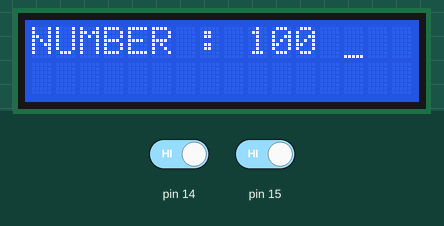
Recording of a sketch running on a simulated Arduino Uno, built with avr-gcc and run on an emulated ATmega328P. On the bench: 16×2 character LCD. The inputs (shaded band) are chosen by the test bench; at power-on: pin 14 HIGH, pin 15 HIGH.

Above: at 1.2 s.
1.3 s: pin 14 driven LOW
At 1.48 s:
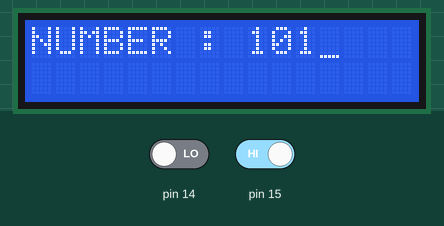
2.8 s: pin 15 driven LOW
At 3.08 s:
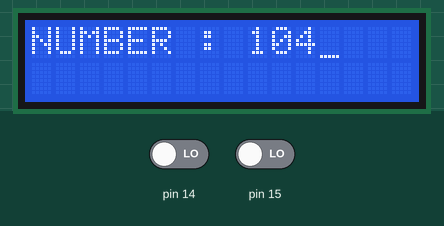
5.8 s: pin 14 driven HIGH
At 7.1 s:
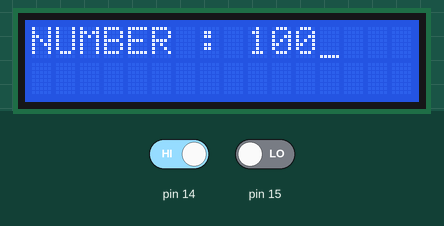
Timing chart, 0 to 8.8 s (numbered marks = the images above; inputs shaded):
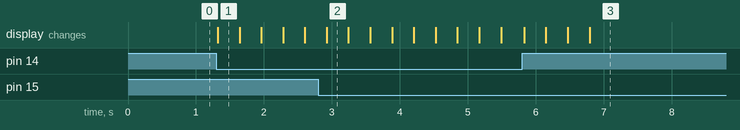

Measured:
- after the input at 1.3 s, the display: changes at once (image 1)
- after the input at 5.8 s, the display: first changes at once (image 3 shows a later state)

The sketch:

LiquidCrystal___NUM_.ino
```cpp
#include<LiquidCrystal.h>
int rs = 2;
int e = 3 ;
LiquidCrystal lcd(rs,e,8,9,10,11);
void setup() {


  Serial.begin(9600);
  lcd.begin(16,2);
  lcd.cursor();
  pinMode(14,INPUT);
  pinMode(15,INPUT);
 lcd.print("NUMBER : 100 ");

}
int NUMBER = 100;
void loop() {

  if(digitalRead(14) == 0){
    delay(20);
      if(digitalRead(14) == 0){
      NUMBER++;
     if(NUMBER > 198){
     NUMBER = 199;
     }
      lcd.setCursor(9,0);
      lcd.print(NUMBER);
          delay(300);


  }
}
  if(digitalRead(15) == 0){
    delay(20);
      if(digitalRead(15) == 0){
        NUMBER--;
      if(NUMBER <= 100){
     NUMBER = 100;
      }
      lcd.setCursor(9,0);
      lcd.print(NUMBER);
          delay(300);
      }
 }
}
```
